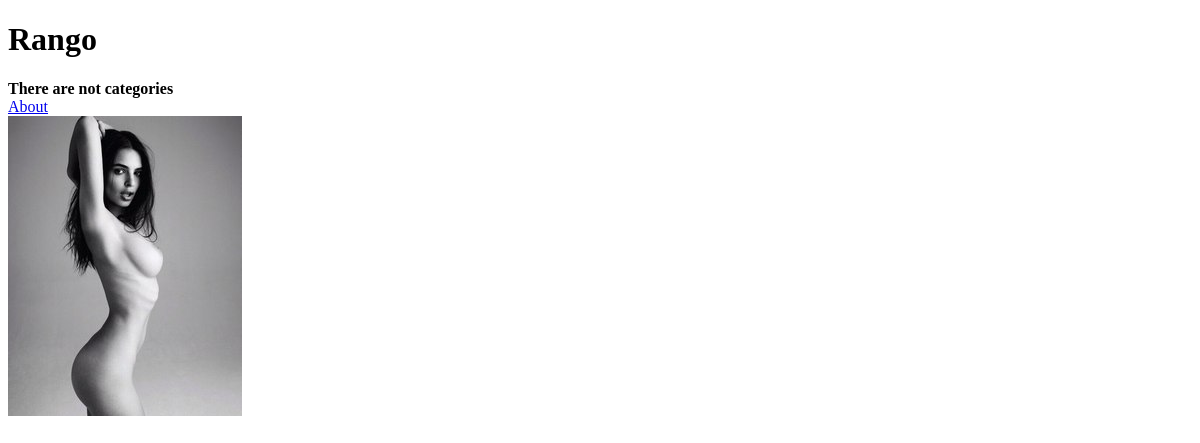
Before: / with the older database file.
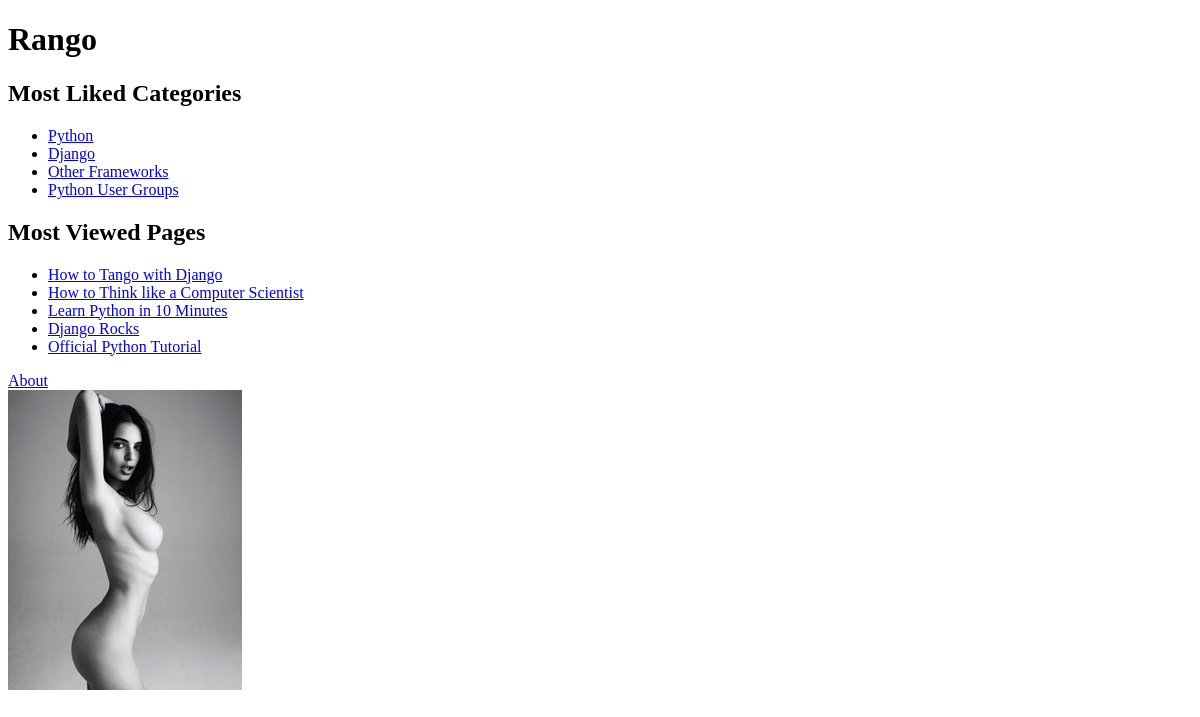
After: the same page with the newer database file.
### Rango/models.py (models this page shows, shortened)
class Category(models.Model):
    name = models.CharField(max_length=128, unique=True)
    views = models.IntegerField(default=0)
    likes = models.IntegerField(default=0)
    slug = models.SlugField(unique=True)
    class Meta:
        verbose_name_plural = 'Categories'

class Page(models.Model):
    category = models.ForeignKey(Category)
    title = models.CharField(max_length=128)
    url = models.URLField()
    views = models.IntegerField(default=0)

### Rango/views.py (the view)
# urls.py: url(r'^$', views.index, name='index'),
def index(request):
    categories_list = Category.objects.order_by('-likes')[:5]
    context = {'categories': categories_list}
    top_five_pages = Page.objects.order_by('-views')[:5]
    context["top_five_pages"] = top_five_pages
    return render(request, 'rango/index.html', context=context)

### templates/Rango/index.html (shortened to what this page needs)
<!DOCTYPE html>
{% load staticfiles %}
<html lang="en">
<head>
</head>
<body>
<h1>Rango</h1>
<div>
    {% if categories %}
        <h2>Most Liked Categories</h2>
        <ul>
        {% for category in categories %}
            <li><a href="/rango/category/{{ category.slug }}">{{ category.name }}</a></li>
        {% endfor %}
        </ul>
    {% else %}
        <strong>There are not categories</strong>
    {% endif %}
    {% if top_five_pages %}
        <h2>Most Viewed Pages</h2>
        <ul>
            {% for page in top_five_pages %}
            <li><a href="{{ page.url }}">{{ page.title }}</a></li>
            {% endfor %}
        </ul>
    {% endif %}
</div>
<div>
    <a href="/rango/about/">About</a><br />
</div>
<img src="{% static "images/rangos_girlfriend.jpg" %}" alt="Picture of Rango's girlfriend"/>
</body>
</html>

Changed rows visible on the page:
added Category: name "Python"
added Category: name "Django"
added Category: name "Other Frameworks"
added Category: name "Python User Groups"
added Page: title "How to Tango with Django"
added Page: title "How to Think like a Computer Scientist"
added Page: title "Learn Python in 10 Minutes"
added Page: title "Django Rocks"
added Page: title "Official Python Tutorial"
Other visible differences:
text no longer shown: "There are not categories"
text now shown: "Most Liked Categories Most Viewed Pages"
